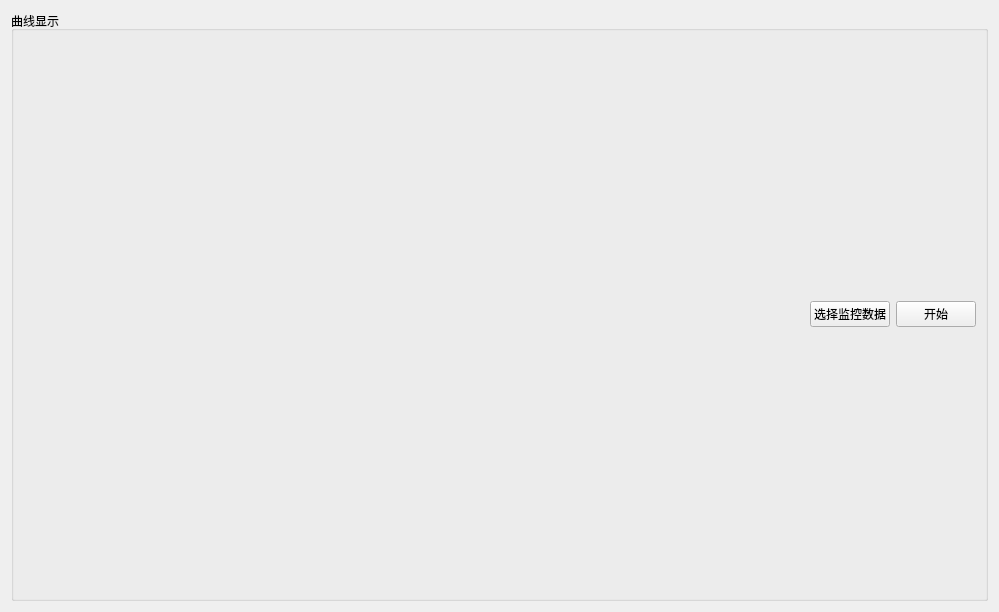
<?xml version="1.0" encoding="UTF-8"?>
<ui version="4.0">
 <class>RTDataPlotForm</class>
 <widget class="QWidget" name="RTDataPlotForm">
  <property name="geometry">
   <rect>
    <x>0</x>
    <y>0</y>
    <width>999</width>
    <height>612</height>
   </rect>
  </property>
  <property name="windowTitle">
   <string>Form</string>
  </property>
  <layout class="QHBoxLayout" name="horizontalLayout">
   <item>
    <widget class="QGroupBox" name="groupBox">
     <property name="title">
      <string>曲线显示</string>
     </property>
     <layout class="QVBoxLayout" name="verticalLayout" stretch="1,9">
      <item>
       <layout class="QHBoxLayout" name="horizontalLayout_3">
        <item>
         <spacer name="horizontalSpacer">
          <property name="orientation">
           <enum>Qt::Horizontal</enum>
          </property>
          <property name="sizeHint" stdset="0">
           <size>
            <width>40</width>
            <height>20</height>
           </size>
          </property>
         </spacer>
        </item>
        <item>
         <widget class="QPushButton" name="pushButton_select">
          <property name="text">
           <string>选择监控数据</string>
          </property>
         </widget>
        </item>
        <item>
         <widget class="QPushButton" name="pushButton_control">
          <property name="text">
           <string>开始</string>
          </property>
         </widget>
        </item>
       </layout>
      </item>
      <item>
       <layout class="QGridLayout" name="gridLayout_plot"/>
      </item>
     </layout>
    </widget>
   </item>
  </layout>
 </widget>
 <resources/>
 <connections/>
</ui>
